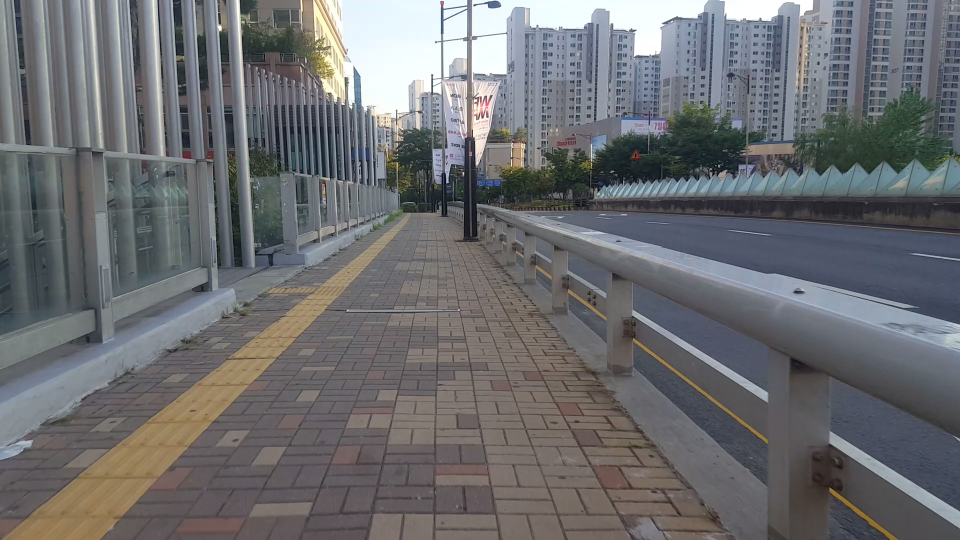
#> input picture data/test.png, 1920 x 1080 px (shown at 1/2 size)
$ python filter.py
#> lines starting #> are read from the running program, lines starting #| are printed output that depends on the picture; after the words box and inside, x2 and y2 are one past the last pixel; in counts of white or black regions, pixels touching at a corner belong together
"""
Walk-Assistant : Recognizing sidewalk for the visually impaired
Copyright (C) 2018 Yoongi Kim (devlifecode@outlook.com)

This program is free software: you can redistribute it and/or modify
it under the terms of the GNU General Public License as published by
the Free Software Foundation, either version 3 of the License, or
(at your option) any later version.

This program is distributed in the hope that it will be useful,
but WITHOUT ANY WARRANTY; without even the implied warranty of
MERCHANTABILITY or FITNESS FOR A PARTICULAR PURPOSE.  See the
GNU General Public License for more details.

You should have received a copy of the GNU General Public License
along with this program.  If not, see <http://www.gnu.org/licenses/>.
"""

import cv2
import numpy as np

class Filter:
    def __init__(self, n_cluster=16, zone_h=17, zone_w=31):
        self.n_cluster = n_cluster
        self.colors = None
        self.zone_h = zone_h
        self.zone_w = zone_w

    def filter_sidewalk(self, img, show=False, roi_w=100, roi_h=50):
        # 이미지를 작게 해서 처리속도 향상
        img = cv2.resize(img, (480, 270))
        blur = Filter.blur(img)

        labels = Filter.color_quantization(blur, self.n_cluster, 1)
        crop = Filter.roi(labels, roi_w, roi_h, img, show=show)
        # cv2.imshow('crop', crop)

        self.colors = set(crop.flatten())

        main_colors = self.get_main_colors(crop)
        # print(main_colors)

        match = Filter.binary_match(labels, main_colors)

        match = Filter.remove_small_objects(match, 3000)
        if show:
            cv2.imshow('match', match)

        activation = cv2.resize(match, (self.zone_w, self.zone_h))
        if show:
            cv2.imshow('result', cv2.resize(activation, (480, 270)))

        if cv2.waitKey(1) & 0xFF == ord('q'):
            print('User Interrupted')
            exit(1)
        # cv2.waitKey(0)

        np_arr = np.array(activation).reshape(self.zone_h, self.zone_w, 1)
        np_arr = np_arr / 255.0

        return np_arr

    def get_main_colors(self, img):
        count = [0 for i in range(self.n_cluster)]

        for i in img.flatten():
            count[i] += 1

        avg = np.average(count)

        main_colors = []
        for i in range(len(count)):
            if count[i] > avg:
                main_colors.append(i)

        return main_colors

    @staticmethod
    def remove_small_objects(img, min_size=150):
        # find all your connected components (white blobs in your image)
        nb_components, output, stats, centroids = cv2.connectedComponentsWithStats(img, connectivity=8)
        # connectedComponentswithStats yields every seperated component with information on each of them, such as size
        # the following part is just taking out the background which is also considered a component, but most of the time we don't want that.
        sizes = stats[1:, -1]
        nb_components = nb_components - 1

        # your answer image
        img2 = img
        # for every component in the image, you keep it only if it's above min_size
        for i in range(0, nb_components):
            if sizes[i] < min_size:
                img2[output == i + 1] = 0

        return img2

    @staticmethod
    def binary_match(img, search_list, mask=255):
        h, w, c = img.shape
        match = np.zeros(img.shape, dtype=np.uint8)
        for row in range(h):
            for col in range(w):
                if img[row][col][0] in search_list:
                    match[row][col] = mask

        return match

    @staticmethod
    def color_quantization(img, n_cluster, iteration, epsilon=1.0):
        Z = img.reshape((-1, 3))
        Z = np.float32(Z)

        criteria = (cv2.TERM_CRITERIA_EPS + cv2.TERM_CRITERIA_MAX_ITER, iteration, epsilon)
        ret, label, center = cv2.kmeans(Z, n_cluster, None, criteria, iteration, cv2.KMEANS_PP_CENTERS)

        labels = label.reshape((img.shape[0], img.shape[1], 1))
        # [4 lines of commented-out code are left out]

        return labels

    @staticmethod
    def blur(img):
        return cv2.bilateralFilter(img, 9, 75, 75)

    @staticmethod
    def roi(labels, width, height, original_img, show=False):
        h, w, c = labels.shape
        x_center = int(w/2)
        roi_size = width
        x_start = int(x_center - roi_size/2)
        x_end = int(x_center + roi_size/2)
        if show:
            rect = cv2.rectangle(original_img.copy(), (x_start, h - height), (x_end, h), (0, 255, 255), 2)
            cv2.imshow('roi', rect)
        crop = labels[h - height:h, x_start:x_end]
        return crop

if __name__ == '__main__':
    img = cv2.imread('data/test.png')
#> img is the input picture: shape (1080, 1920, 3); mean B, G, R 111.9, 109.4, 108.5
    filter = Filter()
    activation = filter.filter_sidewalk(img)
#> in filter_sidewalk, `img = cv2.resize(img, (480, 270))`:
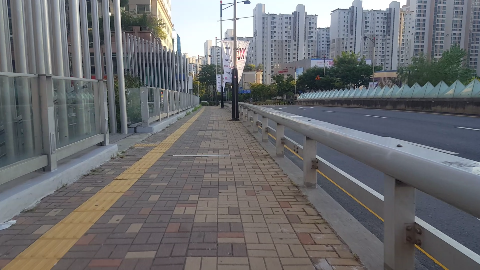
#> img: shape (270, 480, 3); mean of channels 0, 1, 2 112.1, 109.6, 108.6; drawn as B, G, R
#> in color_quantization, `ret, label, center = cv2.kmeans(Z, n_cluster, None, criteria, iteratio..`: ret = 14896506.5; center = 16 rows, first 8: [148.1, 137.8, 128.8], [81.32, 77.68, 75.28], [251.2, 250.1, 242.3], [110.2, 105.3, 103], [45.28, 43.73, 37.35], [97.12, 130.4, 152.6], [178.5, 171.7, 167.1], [60.23, 61.29, 55.54]
#> in color_quantization, `labels = label.reshape((img.shape[0], img.shape[1], 1))`:
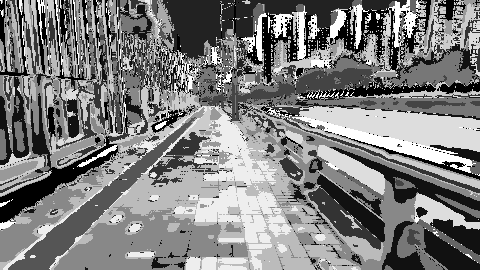
#> labels: shape (270, 480, 1) int32; min 0, max 15, mean 7.49; drawn with min black and max white
#> in roi, `crop = labels[h - height:h, x_start:x_end]`:
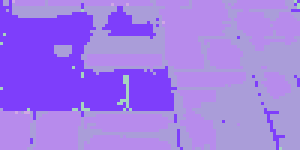
#> crop: shape (50, 100, 1) int32 (shown 3 times larger); 5 distinct labels, from 1 to 14; one colour per label, 0 black
#> in filter_sidewalk, `self.colors = set(crop.flatten())`: self.colors = 5 items
#> the loop in get_main_colors, `for i in img.flatten():` made 5000 passes
#> i on passes 1 to 3: 8, 11, 11
#> after the loop in get_main_colors, `for i in img.flatten():`: count = [0, 39, 0, 7, 0, 0, 0, 0, 1430, 0, 0, 1712, 0, 0, 1812, 0]
#> in get_main_colors, `avg = np.average(count)`: avg = 312.5
#> the loop in get_main_colors, `for i in range(len(count)):` made 16 passes
#> after the loop in get_main_colors, `for i in range(len(count)):`: main_colors = [8, 11, 14]
#> after the loop in binary_match, `for row in range(h):`:
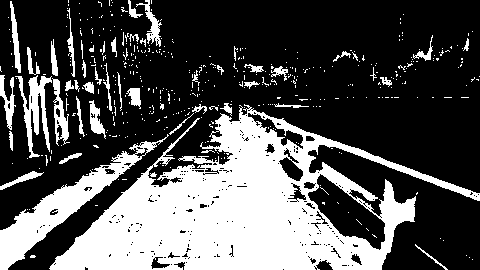
#> match: shape (270, 480, 1); 32.2% white; 456 white regions (407 under 20 px), largest, box (x1, y1, x2, y2) and area: (49, 104, 480, 270) 30542, (0, 134, 169, 270) 4308, (15, 75, 52, 158) 1134
#> in remove_small_objects, `nb_components, output, stats, centroids = cv2.connectedComponentsWithS..`:
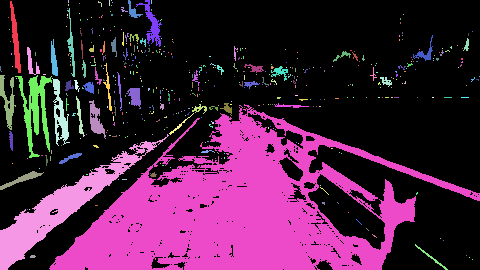
#> output: shape (270, 480) int32; 457 distinct labels, from 0 to 456; one colour per label, 0 black
#> in remove_small_objects, `nb_components, output, stats, centroids = cv2.connectedComponentsWithS..`: nb_components = 457; stats = 457 rows, first 6: [0, 0, 480, 270, 87830], [10, 1, 11, 72, 329], [68, 0, 1, 3, 3], [98, 1, 4, 6, 8], [109, 0, 1, 6, 6], [111, 0, 1, 1, 1]; centroids = 457 pairs, first value 0.167 to 479, second value 0 to 259
#> in remove_small_objects, `sizes = stats[1:, -1]`: sizes = 456 values, max 30542 at index 341, min 1 at index 4, mean 91.6
#> in remove_small_objects, `nb_components = nb_components - 1`: nb_components = 456
#> after the loop in remove_small_objects, `for i in range(0, nb_components):`:
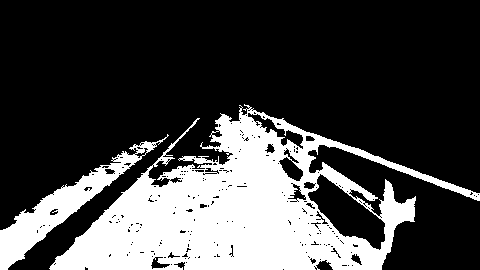
#> img2: shape (270, 480, 1); 26.9% white; 2 white regions, box (x1, y1, x2, y2) and area: (49, 104, 480, 270) 30542, (0, 134, 169, 270) 4308
#> (key q is pressed here)
#> (the run stopped early here; a loop or call above may not have finished)
